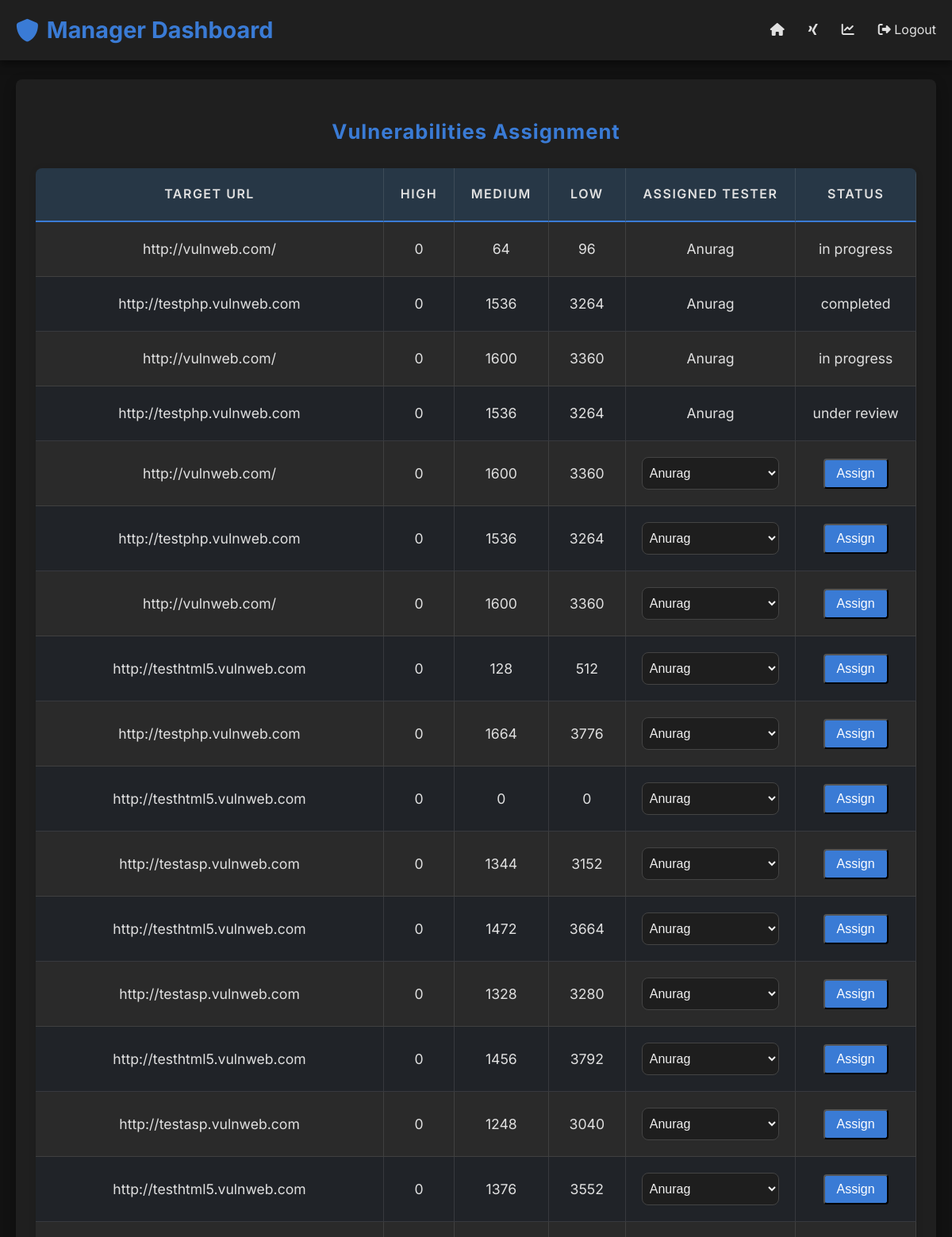
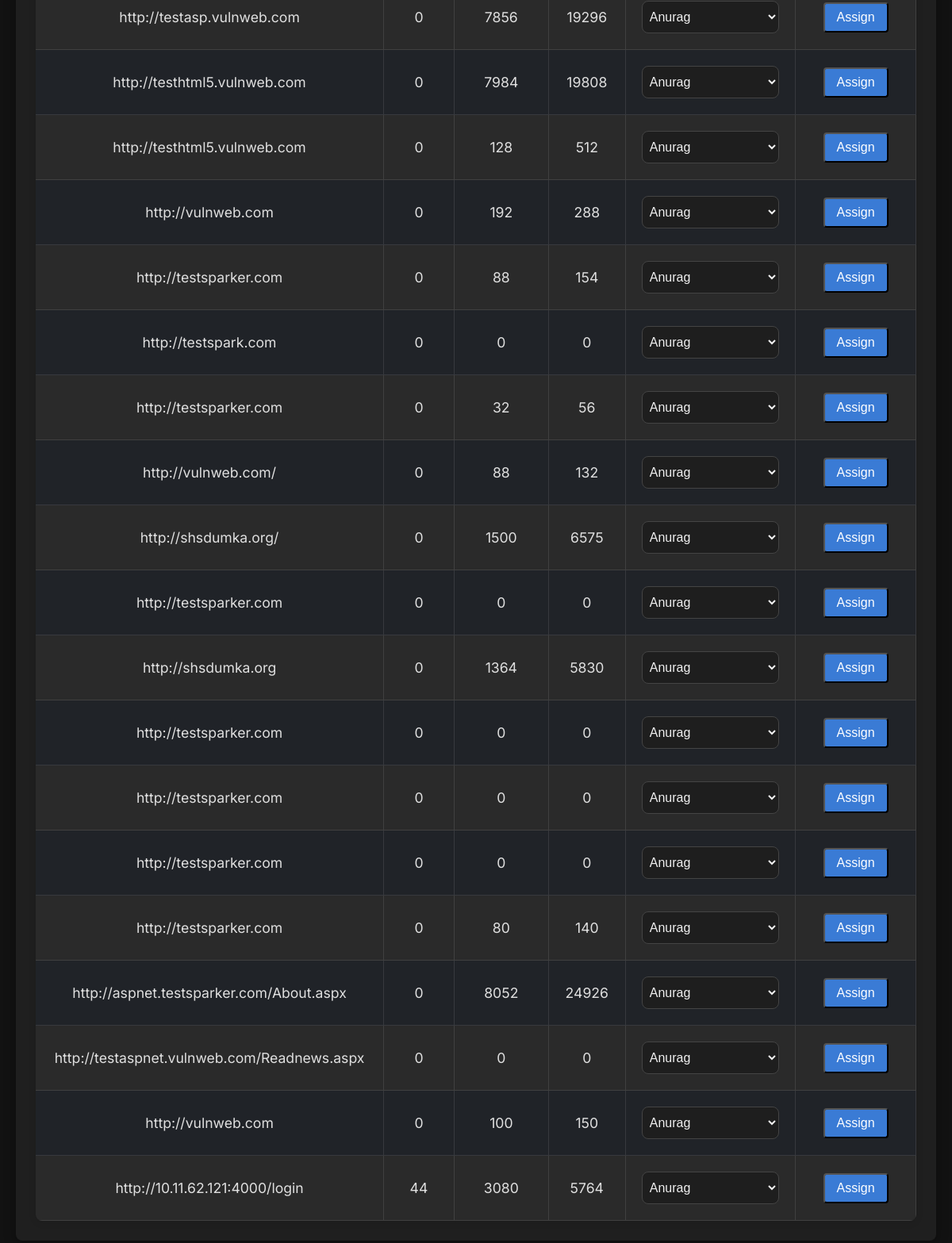
Screenshot of /user/1 (signed in) with the database file from the repository (2 pictures, top to bottom).
### app.py (models this page shows)
class ScannedURL(db.Model):
    id = db.Column(db.Integer, primary_key=True)
    target_url = db.Column(db.String(200), nullable=False)
    attack_type = db.Column(db.String(100), nullable=False)
    scan_duration = db.Column(db.Float, nullable=False)
    high_count = db.Column(db.Integer, default=0)
    medium_count = db.Column(db.Integer, default=0)
    low_count = db.Column(db.Integer, default=0)
    report_path = db.Column(db.String(300), nullable=True)
    user_id = db.Column(db.Integer, db.ForeignKey('user.id'), nullable=False)
    tester_assigned = db.Column(Enum('yes', 'no', name='tester_assigned'), default='no', nullable=False)

### app.py (the view)
@app.route('/user/<int:user_id>')
@login_required
def user_vulnerabilities(user_id):
    if current_user.role != 'admin':
        abort(403)  # Forbidden if the user is not an admin
    user = User.query.get_or_404(user_id)
    vulnerabilities = ScannedURL.query.filter_by(user_id=user.id).all()
    testers = User.query.filter_by(role='tester').all()
    vulnerabilities_with_tester = []
    for vulnerability in vulnerabilities:
        assigned_tester = Tester.query.filter_by(scanned_url_id=vulnerability.id).first()
        if assigned_tester:
            vulnerability.tester_assigned = 'yes'
            vulnerability.tester_status = assigned_tester.status  # Add status
            vulnerability.tester_name = assigned_tester.tester.name  # Add tester's name
        else:
            vulnerability.tester_assigned = 'no'
            vulnerability.tester_status = None
            vulnerability.tester_name = None
        vulnerabilities_with_tester.append(vulnerability)
    return render_template('user_vulnerabilities.html',
                           user=user,
                           vulnerabilities=vulnerabilities_with_tester,
                           testers=testers)

### app.py (called while the page is built)
@login_manager.user_loader
def load_user(user_id):
    return User.query.get(int(user_id))

### templates/user_vulnerabilities.html (shortened to what this page needs)
<!DOCTYPE html>
<html lang="en">
<head>
    <link href="https://cdnjs.cloudflare.com/ajax/libs/font-awesome/6.7.1/css/all.min.css" rel="stylesheet">
</head>
<body>
    <div class="navbar">
        <div class="logo">
            <i class="fa-solid fa-shield"></i>
            Manager Dashboard
        </div>
        <div class="navContent">
            <a href="/"><div><i class="fa-solid fa-house"></i></div></a>
            <a href="/home"><div><i class="fa-brands fa-xing"></i></div></a>
            <a href="/dashboard"><div><i class="fa-solid fa-chart-line"></i></div></a>
            {% if session['logged_in'] %}
            <a href="/logout"><div><i class="fa-solid fa-sign-out-alt"></i> Logout</div></a>
            {% else %}
            <a href="/login"><div><i class="fa-solid fa-sign-in-alt"></i> Login</div></a>
            {% endif %}
        </div>
    </div>
    <div class="content">
        <div class="table-container">
            <h2 class="table-title">Vulnerabilities Assignment</h2>
            <table>
                <thead>
                    <tr>
                        <th>Target URL</th>
                        <th>High</th>
                        <th>Medium</th>
                        <th>Low</th>
                        <th>Assigned Tester</th>
                        <th>Status</th>
                    </tr>
                </thead>
                <tbody>
                    {% for vulnerability in vulnerabilities %}
                    <tr>
                        <td>{{ vulnerability.target_url }}</td>
                        <td>{{ vulnerability.high_count }}</td>
                        <td>{{ vulnerability.medium_count }}</td>
                        <td>{{ vulnerability.low_count }}</td>
                        {% if vulnerability.tester_assigned == 'yes' %}
                            <td>{{ vulnerability.tester_name }}</td>
                            <td>{{ vulnerability.tester_status }}</td>
                        {% else %}
                            <form class="assign-form" method="POST" action="{{ url_for('assign_tester', scan_id=vulnerability.id) }}" onsubmit="return showToast(event)">
                                <td><select name="tester_id" class="styled-dropdown">
                                    {% for tester in testers %}
                                    <option value="{{ tester.id }}">{{ tester.name }}</option>
                                    {% endfor %}
                                </select></td>
                                <td><button class="action-link" type="submit">Assign</button></td>
                            </form>
                        {% endif %}
                    </tr>
                    {% endfor %}
                </tbody>
            </table>
        </div>
    </div>
</body>
</html>

### templates/user_vulnerabilities.html (style rules this page uses)
:root { --bg-dark: #121212; --bg-gray: #1f1f1f; --text-light: #e0e0e0; --blue-accent: #3a7bd5; --blue-hover: #2a5f9b; --table-header-bg: #273746; --border-color: rgba(255,255,255,0.1); }
body { margin: 0; font-family: 'Inter', sans-serif; background-color: var(--bg-dark); color: var(--text-light); line-height: 1.6; }
.navbar { display: flex; align-items: center; justify-content: space-between; padding: 15px 20px; background: var(--bg-gray); box-shadow: 0 4px 10px rgba(0, 0, 0, 0.5); position: fixed; top: 0; width: calc(100% - 40px); z-index: 1000; }
.navbar .logo { font-size: 1.8rem; color: var(--blue-accent); display: flex; align-items: center; gap: 10px; font-weight: bold; }
.navbar .navContent { display: flex; align-items: center; gap: 30px; }
.navbar .navContent a { text-decoration: none; color: var(--text-light); font-size: 1rem; transition: color 0.3s ease; display: flex; align-items: center; gap: 8px; }
.content { padding: 100px 20px 20px; max-width: 1200px; margin: auto; }
.table-container { background-color: var(--bg-gray); border-radius: 8px; padding: 25px; box-shadow: 0 6px 15px rgba(0, 0, 0, 0.3); }
.table-title { margin-bottom: 25px; color: var(--blue-accent); text-align: center; font-size: 1.6rem; font-weight: 700; letter-spacing: 1px; }
table { width: 100%; border-collapse: separate; border-spacing: 0; border-radius: 8px; overflow: hidden; box-shadow: 0 2px 10px rgba(0,0,0,0.1); }
th, td { padding: 20px; text-align: center; border: 1px solid var(--border-color); border-left: none; border-top: none; font-size: 1.1rem; }
th { background-color: var(--table-header-bg); color: var(--text-light); text-transform: uppercase; font-size: 1rem; font-weight: 600; letter-spacing: 1.5px; border-bottom: 2px solid var(--blue-accent); }
td { background-color: rgba(255,255,255,0.05); }
tr:nth-child(even) td { background-color: rgba(58, 123, 213, 0.05); }
.action-link { background-color: var(--blue-accent); color: #fff; padding: 8px 15px; border-radius: 4px; text-decoration: none; font-size: 1rem; transition: all 0.3s ease; display: inline-block; text-align: center; }
.styled-dropdown { width: 100%; max-width: 220px; padding: 10px 5px; border: 1px solid #444; border-radius: 8px; background-color: #1e1e1e; color: #f0f0f0; font-size: 1rem; cursor: pointer; position: relative; transition: border-color 0.3s, box-shadow 0.3s; }
.styled-dropdown option { background-color: #1e1e1e; color: #f0f0f0; }
.styled-dropdown::after { content: '\f078'; font-family: 'Font Awesome 6 Free'; font-weight: 900; position: absolute; right: 12px; top: 50%; transform: translateY(-50%); color: var(--text-light); }

### rows the page displays
ScannedURL: target_url "http://vulnweb.com/", high_count "0", medium_count "64", low_count "96", tester_name "Anurag", tester_status "in progress"
ScannedURL: target_url "http://testphp.vulnweb.com", high_count "0", medium_count "1536", low_count "3264", tester_name "Anurag", tester_status "completed"
ScannedURL: target_url "http://vulnweb.com/", high_count "0", medium_count "1600", low_count "3360", tester_name "Anurag", tester_status "in progress"
ScannedURL: target_url "http://testphp.vulnweb.com", high_count "0", medium_count "1536", low_count "3264", tester_name "Anurag", tester_status "under review"
ScannedURL: target_url "http://vulnweb.com/", high_count "0", medium_count "1600", low_count "3360"
ScannedURL: target_url "http://testphp.vulnweb.com", high_count "0", medium_count "1536", low_count "3264"
ScannedURL: target_url "http://vulnweb.com/", high_count "0", medium_count "1600", low_count "3360"
ScannedURL: target_url "http://testhtml5.vulnweb.com", high_count "0", medium_count "128", low_count "512"
ScannedURL: target_url "http://testphp.vulnweb.com", high_count "0", medium_count "1664", low_count "3776"
ScannedURL: target_url "http://testhtml5.vulnweb.com", high_count "0", medium_count "0", low_count "0"
ScannedURL: target_url "http://testasp.vulnweb.com", high_count "0", medium_count "1344", low_count "3152"
ScannedURL: target_url "http://testhtml5.vulnweb.com", high_count "0", medium_count "1472", low_count "3664"
ScannedURL: target_url "http://testasp.vulnweb.com", high_count "0", medium_count "1328", low_count "3280"
ScannedURL: target_url "http://testhtml5.vulnweb.com", high_count "0", medium_count "1456", low_count "3792"
ScannedURL: target_url "http://testasp.vulnweb.com", high_count "0", medium_count "1248", low_count "3040"
ScannedURL: target_url "http://testhtml5.vulnweb.com", high_count "0", medium_count "1376", low_count "3552"
ScannedURL: target_url "http://testasp.vulnweb.com", high_count "0", medium_count "7856", low_count "19296"
ScannedURL: target_url "http://testhtml5.vulnweb.com", high_count "0", medium_count "7984", low_count "19808"
ScannedURL: target_url "http://testhtml5.vulnweb.com", high_count "0", medium_count "128", low_count "512"
ScannedURL: target_url "http://vulnweb.com", high_count "0", medium_count "192", low_count "288"
ScannedURL: target_url "http://testsparker.com", high_count "0", medium_count "88", low_count "154"
ScannedURL: target_url "http://testspark.com", high_count "0", medium_count "0", low_count "0"
ScannedURL: target_url "http://testsparker.com", high_count "0", medium_count "32", low_count "56"
ScannedURL: target_url "http://vulnweb.com/", high_count "0", medium_count "88", low_count "132"
ScannedURL: target_url "http://shsdumka.org/", high_count "0", medium_count "1500", low_count "6575"
ScannedURL: target_url "http://testsparker.com", high_count "0", medium_count "0", low_count "0"
ScannedURL: target_url "http://shsdumka.org", high_count "0", medium_count "1364", low_count "5830"
ScannedURL: target_url "http://testsparker.com", high_count "0", medium_count "0", low_count "0"
ScannedURL: target_url "http://testsparker.com", high_count "0", medium_count "0", low_count "0"
ScannedURL: target_url "http://testsparker.com", high_count "0", medium_count "0", low_count "0"
ScannedURL: target_url "http://testsparker.com", high_count "0", medium_count "80", low_count "140"
ScannedURL: target_url "http://aspnet.testsparker.com/About.aspx", high_count "0", medium_count "8052", low_count "24926"
ScannedURL: target_url "http://testaspnet.vulnweb.com/Readnews.aspx", high_count "0", medium_count "0", low_count "0"
ScannedURL: target_url "http://vulnweb.com", high_count "0", medium_count "100", low_count "150"
ScannedURL: target_url "http://10.11.62.121:4000/login", high_count "44", medium_count "3080", low_count "5764"

### other values shown
form field tester_id "Anurag"
